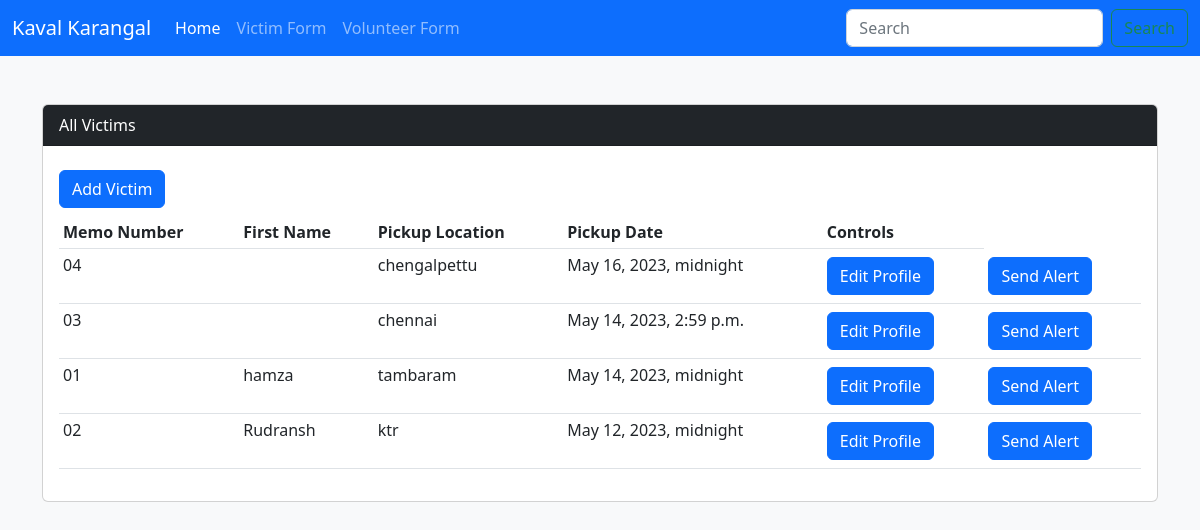
Before: /victims/index with the older database file.
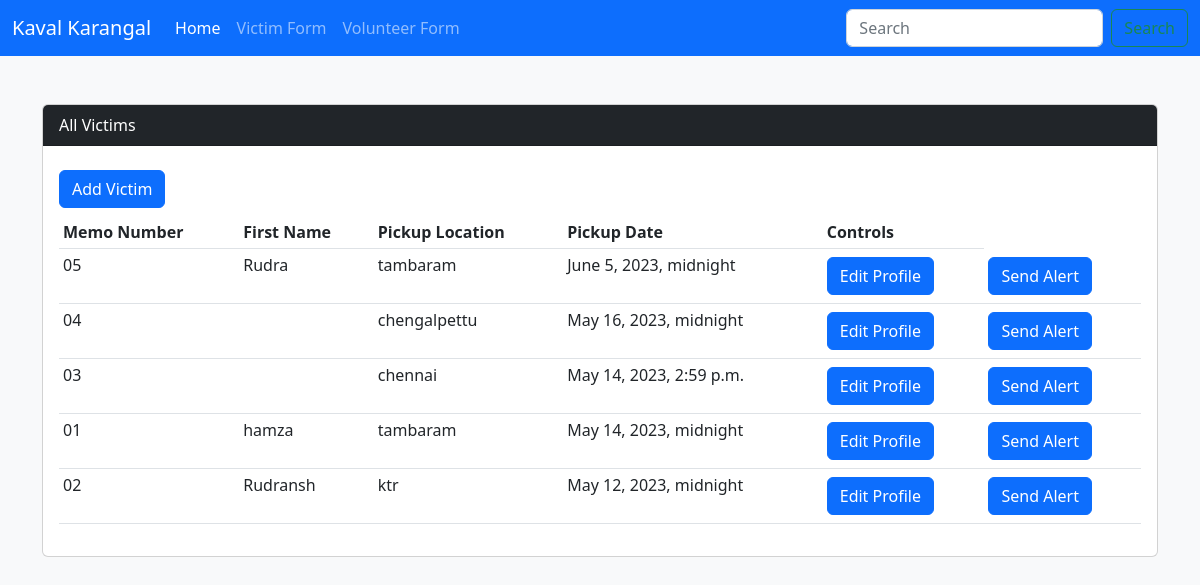
After: the same page with the newer database file.
### victims/models.py (models this page shows, shortened)
class All_profiles(models.Model):
    GENDER_LISTS=(
        ('MALE','MALE'),
        ('FEMALE','FEMALE'),
        ('OTHER','OTHER')
    )
    memo_no = models.CharField(max_length=50,default="",blank =True)
    first_name = models.CharField(max_length=50,default="",blank=True)
    last_name = models.CharField(max_length=50, default="", blank=True)
    age = models.IntegerField()
    gender = models.CharField(max_length=20,choices=GENDER_LISTS)
    ngo_assigned = models.CharField(max_length=100,default="",blank=True)
    description = models.CharField(max_length=1000)
    pickup_location = models.CharField(max_length=1000, default="", blank=True)
    pickup_date = models.DateTimeField()
    Image = models.ImageField(upload_to="victims/images",default="")
    class Meta:
        verbose_name = "All Profile"

### victims/views.py (the view)
# urls.py: path('', views.index),
def index(request):
    victims = All_profiles.objects.all().order_by('-pickup_date')
    return render(request,"victims/index.html",{"victims":victims})

### victims/templates/victims/index.html (shortened to what this page needs)
{% extends "layout/base.html" %}
{% block content %}
<div class="container my-5">
    <div class="card">
        <div class="card-header bg-dark text-white ">All Victims </div>
        <div class="card-body">
            <a class="btn btn-primary my-2" href="{% url 'victims:add' %}">Add Victim</a>
            <table class="table table-hover table-sm">
                <thead>
                    <tr>
                        <th>Memo Number</th>
                        <th>First Name</th>
                        <th>Pickup Location</th>
                        <th>Pickup Date</th>
                        <th>Controls</th>
                    </tr>
                </thead>
                <tbody>
                    {% for victim in victims %}
                    <tr>
                        <td>{{victim.memo_no}}</td>
                        <td>{{victim.first_name}}</td>
                        <td>{{victim.pickup_location}}</td>
                        <td>{{victim.pickup_date }}</td>
                        <td> <a class="btn btn-primary my-1" href="{% url 'victims:update_view' victim.id %}">Edit Profile</a></td>
                        <td> <a class="btn btn-primary my-1" href="{% url 'victims:add' %}">Send Alert</a></td>
                    </tr>
                    {% endfor %}
                </tbody>
            </table>
        </div>
        </div>
    </div>
{% endblock %}

Changed rows visible on the page:
added All_profiles: memo_no "05", first_name "Rudra", pickup_location "tambaram", pickup_date "June 5, 2023, midnight"
